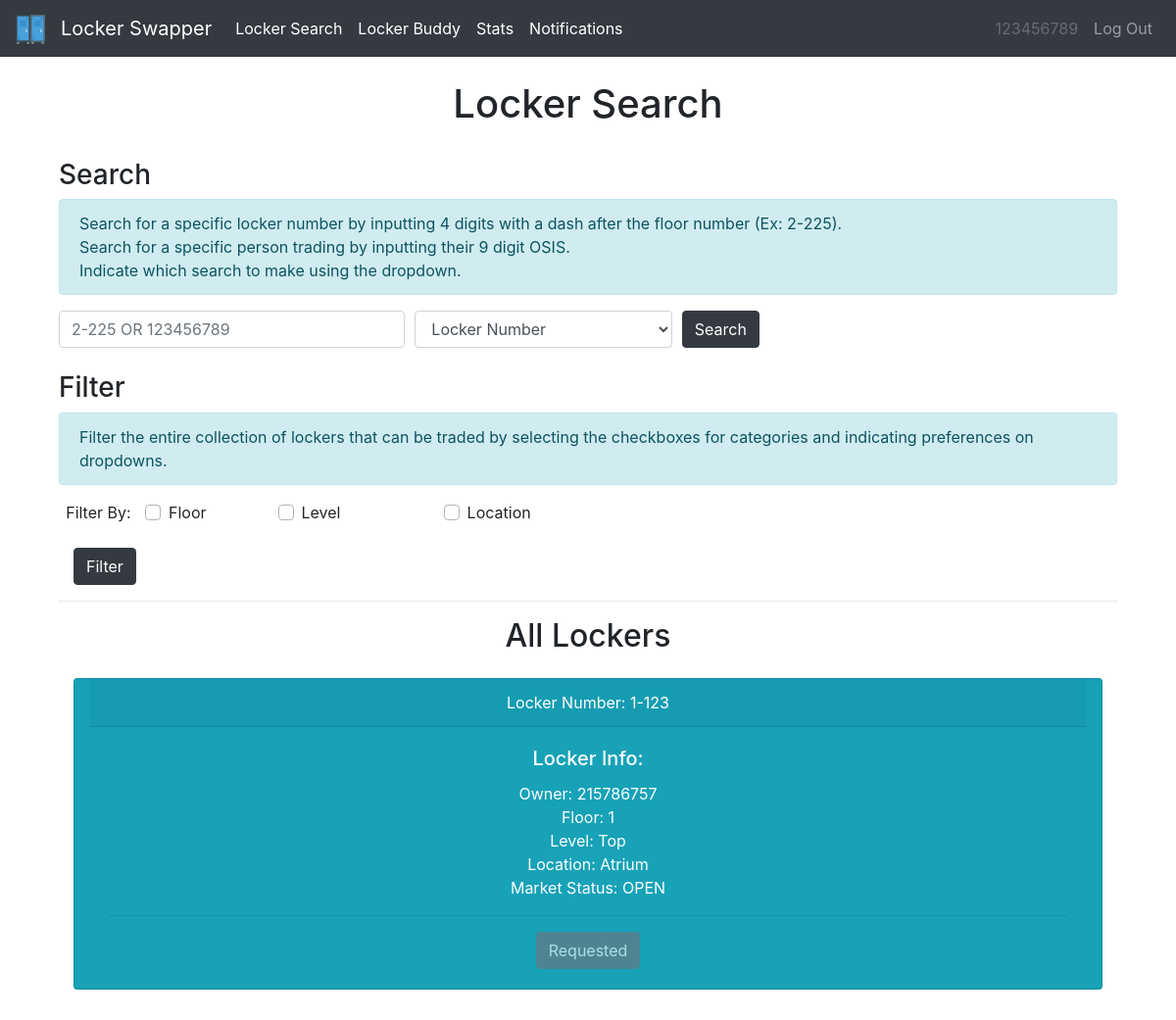
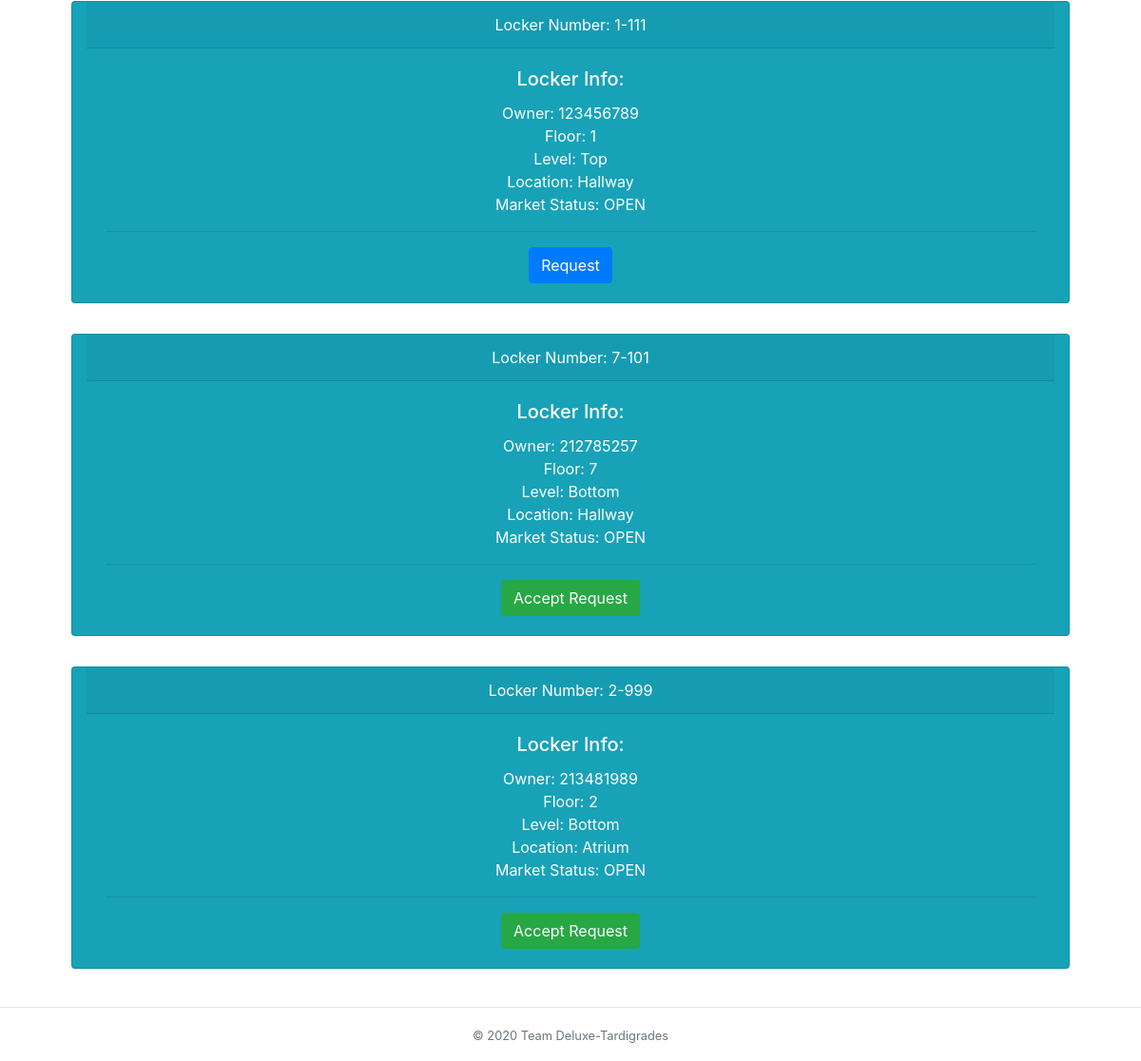
The app's page /locker (signed in) with its own data (2 pictures, top to bottom).
### tables this page shows
CREATE TABLE transaction_tbl (locker INT, recipient INT, sender INT, status INT, request TEXT, floor INT);

CREATE TABLE locker_tbl (locker INT, owner TEXT, combo TEXT, floor INT, level INT, location TEXT, status TEXT);

### __init__.py (the view)
@app.route("/locker")
@login_required
def locker():
    user = session['osis']
    all = db_manager.tradeableLockers()
    to = db_manager.getTransactionTo(session["osis"])
    sender = db_manager.getTransactionFrom(session["osis"])
    return render_template("locker.html",user=user,all=all,results=[],to=to,sender=sender,heading="Locker Search")

### __init__.py (called while the page is built)
def login_required(f):
    @wraps(f)
    def dec(*args, **kwargs):
        if 'osis' in session:
            return f(*args, **kwargs)
        flash('You must be logged in to view this page!', 'danger')
        return redirect('/')
    return dec

### db_builder.py (called while the page is built)
def exec(cmd):
    db = sqlite3.connect(DB_FILE)
    c = db.cursor()
    output = c.execute(cmd)
    db.commit()
    return output

def execmany(cmd, inputs):
    db = sqlite3.connect(DB_FILE)
    c = db.cursor()
    output = c.execute(cmd, inputs)
    db.commit()
    return output

### db_manager.py (called while the page is built)
def getLockerInfo(locker):
    q = "SELECT * from locker_tbl WHERE locker=?"
    inputs = (locker,)
    data = execmany(q, inputs).fetchone()
    info=[]
    for value in data:
        info.append(value)
    return info

def getTransLock(data):
    dataDict = {}
    for i in data:
        lock = getLockerInfo(i[0])
        dataDict[i] = lock
    return dataDict

def tradeableLockers():
    q = "SELECT * FROM transaction_tbl WHERE status=1 AND request='L' AND recipient=''"
    data = exec(q).fetchall() #-> [(tuple,1,2,3),(tuple,1,2,3)]
    return getTransLock(data)

def getTransactionFrom(osis):
    q="SELECT recipient FROM transaction_tbl WHERE sender=?"
    inputs = (osis,)
    data = execmany(q,inputs).fetchall()
    info=[]
    if data is None:
        return info
    for value in data:
        info.append(value[0])
    filtered = [x for x in info if x != '']
    return filtered

def getTransactionTo(osis):
    q="SELECT sender FROM transaction_tbl WHERE recipient=?"
    inputs = (osis,)
    data = execmany(q,inputs).fetchall()
    info=[]
    if data is None:
        return info
    for value in data:
        info.append(value[0])
    return info

### templates/locker.html (shortened to what this page needs)
{% extends "base.html" %}
{% block body %}
<div class="container">
  <h3>Search</h3>
  <div class="alert alert-info" role="alert">
     Search for a specific locker number by inputting 4 digits with a dash after the floor number (Ex: 2-225).<br>
      Search for a specific person trading by inputting their 9 digit OSIS.<br>
      Indicate which search to make using the dropdown.
  </div>
  <div>
    <form action="/lSearch" method="post">
      <div class="form-row">
        <div class="form group col-md-4">
          <input id="query" class="form-control mr-sm-2" type="text" name="query" placeholder="2-225 OR 123456789"><br>
        </div>
        <div class="form group col-md-3">
          <select id="searchBy" class="form-control" name="searchBy">
            <option>Locker Number</option>
          </select>
        </div>
        <div class="form-group col-md-1">
          <button class="btn btn-dark" type="submit">Search</button>
        </div>
      </div>
    </form>
  </div>
  <h3>Filter</h3>
  <div class="alert alert-info" role="alert">
    Filter the entire collection of lockers that can be traded by selecting the checkboxes for categories and indicating preferences on dropdowns.
  </div>
  <div>
    <form action="/lFilter" method="post">
      <div class="form-row text-center">
        <div class="form-group col-md-1">
          <label for="filter">Filter By:  </label>
        </div>
        <div class="form-group col-md-1 custom-control custom-checkbox">
          <label class="custom-control-label" for="floor">Floor</label>
        </div>
        <div class="form-group col-md-2 custom-control custom-checkbox">
          <label class="custom-control-label" for="level">Level</label>
        </div>
        <div class="form-group col-md-2 custom-control custom-checkbox">
          <label class="custom-control-label" for="type">Location</label>
        </div>
      </div>
      <div class="form-group col-md-1">
        <button class="btn btn-dark" type="submit">Filter</button>
      </div>
    </form>
  </div>
  <hr>
  <div class="container">
    {% if results == [] and all != [] %}
    <div class="text-center">
      <h2>All Lockers</h2>
    </div>
    <div class="col-sm-12 col-md-12 col-lg-12 mx-auto">
      {% for key in all %}
      <div class="row">
        <div class="card text-white text-center bg-info my-3 col-md-12">
          <div class="card-header">Locker Number: {{key[5]}}-{{key[0]}}</div>
          <div class="card-body">
            <h5 class="card-title">Locker Info:</h5>
            <p class="card-text">Owner: {{key[2]}} <br> Floor: {{key[5]}} <br>
                               Level: {{all[key][4]}} <br> Location: {{all[key][5]}} <br>
                               Market Status: OPEN </p>
            <hr class="my-3">
            {% if key[2] in to %}
            <form action="/lAccept" method="post">
            <div>
              <button class="btn btn-success" type="submit" name="laccept" value ="{{key[2]}}">Accept Request</button>
            </div>
            </form>
            {% endif %}
            {% if key[2] in sender %}
            <div>
              <button class="btn btn-secondary" type="submit" disabled>Requested</button>
            </div>
            {% endif %}
            {% if key[2] not in sender and key[2] not in to and all[key][1] != user %}
            <form action="/lRequest" method="post">
            <div>
              <button class="btn btn-primary" type="submit" name="lrequest" value ="{{key[2]}}">Request</button>
            </div>
            </form>
            {% endif %}
          </div>
        </div>
      </div>
      {% endfor %}
    {% endif %}
    </div>
    </div>
  </div>
{% endblock %}

### records on screen
transaction_tbl: floor "1", locker "123", sender "215786757", shows "Requested"
locker_tbl: level "Top", location "Atrium"
transaction_tbl: floor "1", locker "111", sender "123456789"
locker_tbl: level "Top", location "Hallway"
transaction_tbl: floor "7", locker "101", sender "212785257"
locker_tbl: level "Bottom", location "Hallway"
transaction_tbl: floor "2", locker "999", sender "213481989"
locker_tbl: level "Bottom", location "Atrium"

### other values on screen
{{ user }} "123456789"
{{ heading }} "Locker Search"
